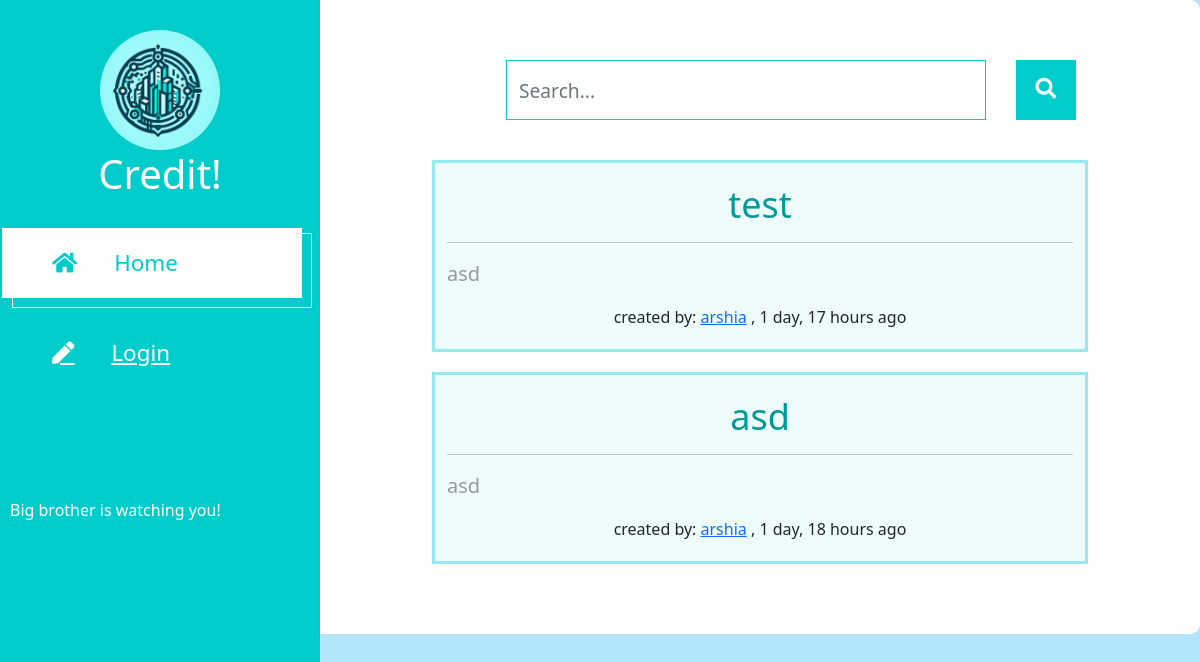
Before: / with the older database file.
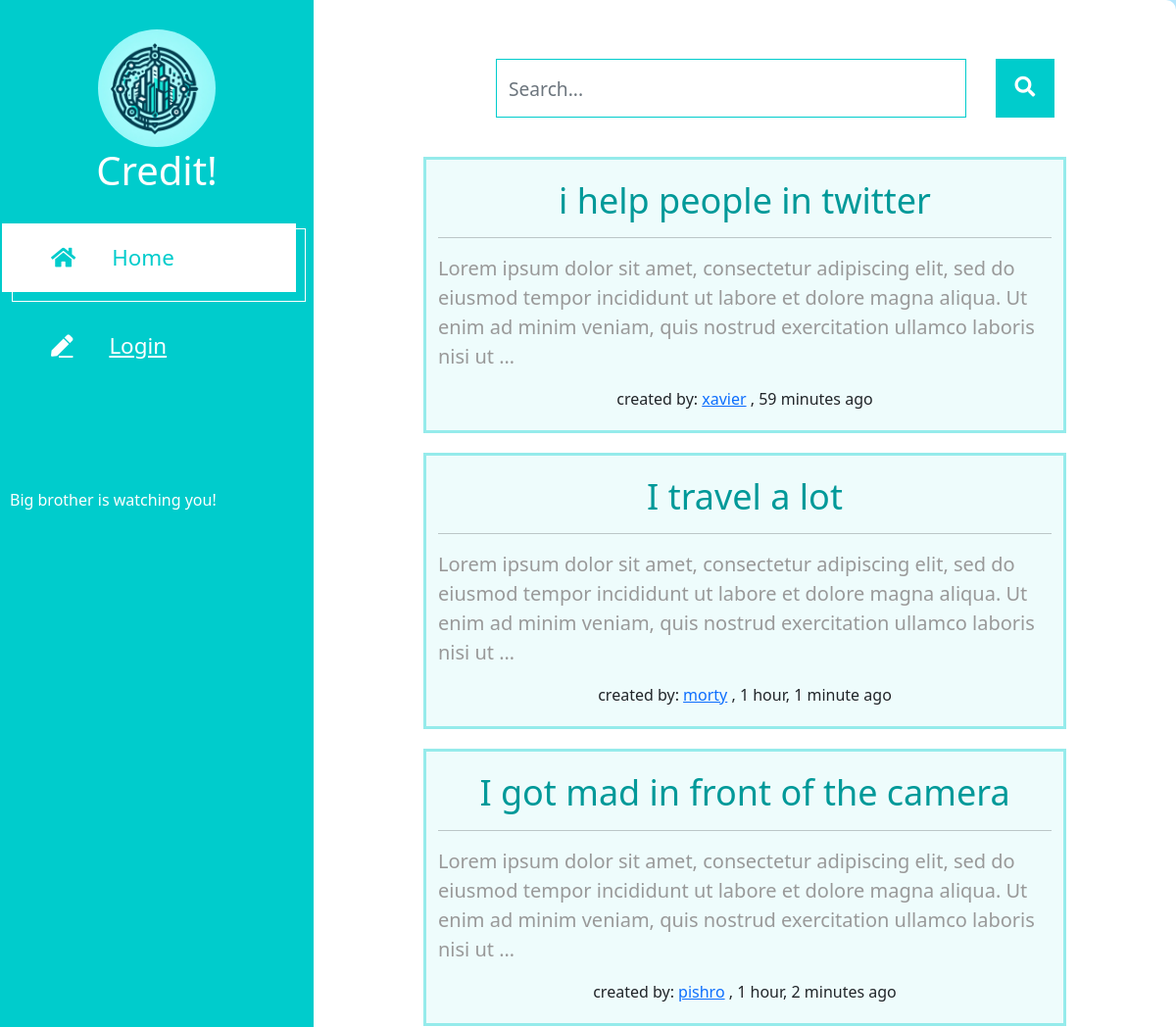
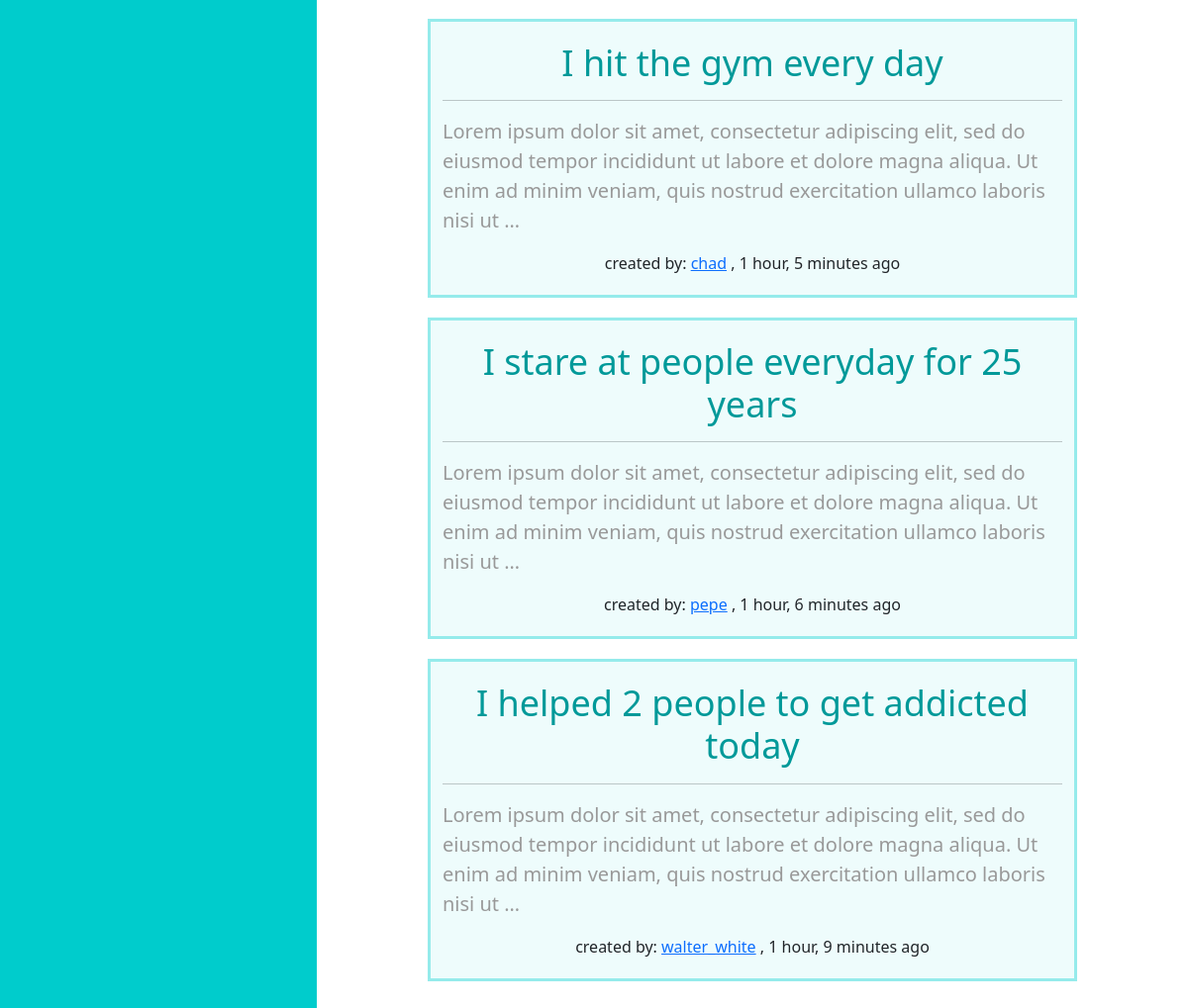
After: the same page with the newer database file (2 pictures, top to bottom).
### mainapp/models.py (models this page shows, shortened)
class post(models.Model):
    title = models.CharField(max_length=300)
    body = models.TextField()
    user = models.ForeignKey(User, on_delete=models.CASCADE)
    created = models.DateTimeField(auto_now_add=True)
    tags = models.ManyToManyField(tag, blank=True, null=True)
    class Meta:
        ordering = ['-created']

### mainapp/views.py (the view)
# urls.py: path('', view=views.home, name="home"),
def home(request):
    q = request.GET.get('q') if request.GET.get('q') != None else ''
    latest_posts = post.objects.filter(
        Q(title__icontains=q)|
        Q(user__username__icontains=q)
    )
    all_tags = tag.objects.all()
    context = {'posts': latest_posts, 'tags':all_tags}
    return render(request, 'home.html', context)

### templates/home.html (shortened to what this page needs)
	{% extends "base.html" %}
    {% load static %}
    {% block main %}
            <div class="row tm-row">
                <div class="col-12">
                    <form method="GET" class="form-inline tm-mb-40 tm-search-form">
                        <input name="q" class="form-control tm-search-input" name="query" type="text" placeholder="Search..." aria-label="Search">
                        <button class="tm-search-button" type="submit">
                            <i class="fas fa-search tm-search-icon" aria-hidden="true"></i>
                        </button>
                    </form>
                </div>
            </div>
            <div class="row tm-row">
                {% for post in posts %}
                <article style="margin-bottom: 20px;" class="col-12 tm-post my-card">
                    <a style="text-decoration: none;" href="{% url 'post' post.id %}" class="effect-lily tm-post-link">
                        <h1 class="tm-color-primary tm-post-title" style="font-size: 36px;">{{post.title}}</h1>
                    </a>
                    <hr>
                    <p class="tm-pt-10" style="font-size: 20px; text-align: left;">
                        {{post.body | truncatechars:200 }}
                    </p>
                    <div>
                        created by: <a href="{% url 'profile' post.user.username %}">{{post.user.username}}</a>
                        , {{ post.created|timesince }} ago
                    </div>
                </article>
                {% endfor %}
            </div>
    {% endblock main %}

### templates/base.html (shortened to what this page needs)
{% load static %}
<!DOCTYPE html>
<html>
    <head>
        <link rel="stylesheet" href="{% static 'fontawesome/css/all.min.css' %}">
        <link href="{% static 'bootstrap.min.css' %}" rel="stylesheet">
        <link href="{% static 'templatemo-xtra-blog.css' %}" rel="stylesheet">
    <link
      href="https://cdn.jsdelivr.net/npm/bootstrap@5.0.0-alpha1/dist/css/bootstrap.min.css"
      rel="stylesheet"
    />
    <link
      href="https://cdnjs.cloudflare.com/ajax/libs/font-awesome/4.7.0/css/font-awesome.min.css"
      rel="stylesheet"
    />
    </head>
    <body>
        {% include 'navbar.html' %}
        <div class="container-fluid" style="background-color: white;">
            <main class="tm-main" style="padding-top: 10px;">
<div class="form-signin w-100 m-auto text-center container tm-main">
        {% block main %}{% endblock main %}
        </main></div></div>
    </body>
</html>

### templates/navbar.html (shortened to what this page needs)
{% load static %}
<header class="tm-header" id="tm-header">
    <div class="tm-header-wrapper">
        <div class="tm-site-header">
                <img src="{% static 'logo.jpg' %}" alt="" style="border-radius: 100%;padding: 0 100px; width: 100%;">
            <h1 class="text-center">Credit!</h1>
        </div>
        <nav class="tm-nav" id="tm-nav">
            <ul>
                <li class="tm-nav-item active"><a href="{% url 'home' %}" class="tm-nav-link">
                    <i class="fas fa-home"></i>
                    Home
                </a></li>
                {% if request.user.is_authenticated %}
                <li class="tm-nav-item"><a href="{% url 'newPost' %}" class="tm-nav-link">
                    <i class="fas fa-pen"></i>
                    New Post
                </a></li>
                <li class="tm-nav-item"><a href="{% url 'edit_profile' request.user.username %}" class="tm-nav-link">
                    <i class="fas fa-pen"></i>
                    Edit Profile
                </a></li>
                <li class="tm-nav-item"><a href="{% url 'logout' %}" class="tm-nav-link">
                    <i class="far fa-comments"></i>
                    Logout
                </a></li>
                {% else %}
                <li class="tm-nav-item"><a href="{% url 'login' %}" class="tm-nav-link">
                    <i class="fas fa-pen"></i>
                    Login
                </a></li>
                {% endif %}
            </ul>
        </nav>
        <p class="tm-mb-80 pr-5 text-white" style="padding: 10px;">
            Big brother is watching you!
        </p>
    </div>
</header>

### statics/templatemo-xtra-blog.css (style rules this page uses)
html { overflow-x: hidden; }
body { margin: 0; padding: 0; font-family: 'Source Sans Pro', sans-serif; font-size: 19px; line-height: 2em; overflow-x: hidden; }
p, span { color: #999; }
hr { border-top-color: #CCC; margin-top: 10px; margin-bottom: 10px; }
.form-control::placeholder { color: #999; }
.tm-header { background-color: #0CC; color: white; position: fixed; top: 0; left: 0; bottom: 0; z-index: 100; width: 400px; overflow-y: visible; }
.tm-header-wrapper { overflow-y: scroll; scrollbar-width: none; -ms-overflow-style: none; padding: 0px; width: 100%; height: 100%; }
.tm-site-header { margin-top: 30px; margin-bottom: 30px; }
.tm-main { margin-left: 400px; padding: 50px 100px 25px; }
.tm-post { max-width: 470px; }
.tm-row { max-width: 980px; justify-content: space-between; }
.tm-nav { margin-bottom: 100px; }
.tm-nav-item { list-style: none; margin-bottom: 20px; }
.tm-nav-link { color: white; background-color: transparent; height: 70px; width: 100%; max-width: 300px; display: flex; align-items: center; font-size: 1.4rem; padding: 30px 0 30px 50px; }
.tm-nav-item:hover .tm-nav-link, .tm-nav-item.active .tm-nav-link { color: #0CC; background-color: white; text-decoration: none; }
.tm-nav ul { position: relative; }
.tm-nav-item:hover:after, .tm-nav-item.active:after { content: ''; width: 100%; max-width: 300px; height: 75px; display: block; border: 1px solid white; margin-left: 10px; margin-top: -65px; position: absolute; z-index: -1000; }
.tm-nav-link i { margin-right: 37px; }
ul { margin: 0; padding: 0; }
.tm-nav { margin-left: -30px; }
.tm-search-form { display: flex; align-items: center; justify-content: flex-end; }
.form-inline .form-control.tm-search-input { display: block; height: 60px; width: 480px; margin-right: 30px; border-radius: 0; border-color: #0CC; font-size: 1.2rem; }
.tm-search-button { width: 60px; height: 60px; border: none; background-color: #0CC; transition: all 0.3s ease; }
.tm-search-icon { color: white; font-size: 1.3rem; }
.tm-post-link { display: block; position: relative; cursor: pointer; }
.tm-post { margin-bottom: 75px; }
.tm-post-title { font-size: 1.7rem; transition: all 0.3s ease; }
.form-control { height: 45px; border-color: #0CC; border-radius: 0; }
.tm-mb-40 { margin-bottom: 40px; }
.tm-mb-80 { margin-bottom: 50px; }
.tm-color-primary, span.tm-color-primary { color: #099; }
@media (max-width: 1540px) { .tm-header { width: 320px; } }
@media (max-width: 1540px) { .tm-main { margin-left: 320px; width: calc(100% - 320px); } }
.my-card { padding: 20px 40px; max-width: 100%; border: 3px solid #00cccc60; background-color: #00cccc11; }

### templates/base.html (style rules this page uses)
body { background-color: #b3e5fc; border-radius: 10px; }

Changed rows visible on the page:
removed post: title "test", body "asd", user.username "arshia", created "1 day, 17 hours"
removed post: title "asd", body "asd", user.username "arshia", created "1 day, 18 hours"
added post: title "i help people in twitter", body "Lorem ipsum dolor sit amet, consectetur adipiscing elit, sed do eiusmod tempor incididunt ut labore et dolore magna aliqua. Ut enim ad minim veniam, quis nostrud exercitation ullamco laboris nisi ut …", user.username "xavier", created "59 minutes"
added post: title "I travel a lot", body "Lorem ipsum dolor sit amet, consectetur adipiscing elit, sed do eiusmod tempor incididunt ut labore et dolore magna aliqua. Ut enim ad minim veniam, quis nostrud exercitation ullamco laboris nisi ut …", user.username "morty", created "1 hour, 1 minute"
added post: title "I got mad in front of the camera", body "Lorem ipsum dolor sit amet, consectetur adipiscing elit, sed do eiusmod tempor incididunt ut labore et dolore magna aliqua. Ut enim ad minim veniam, quis nostrud exercitation ullamco laboris nisi ut …", user.username "pishro", created "1 hour, 2 minutes"
added post: title "I hit the gym every day", body "Lorem ipsum dolor sit amet, consectetur adipiscing elit, sed do eiusmod tempor incididunt ut labore et dolore magna aliqua. Ut enim ad minim veniam, quis nostrud exercitation ullamco laboris nisi ut …", user.username "chad", created "1 hour, 5 minutes"
added post: title "I stare at people everyday for 25 years", body "Lorem ipsum dolor sit amet, consectetur adipiscing elit, sed do eiusmod tempor incididunt ut labore et dolore magna aliqua. Ut enim ad minim veniam, quis nostrud exercitation ullamco laboris nisi ut …", user.username "pepe", created "1 hour, 6 minutes"
added post: title "I helped 2 people to get addicted today", body "Lorem ipsum dolor sit amet, consectetur adipiscing elit, sed do eiusmod tempor incididunt ut labore et dolore magna aliqua. Ut enim ad minim veniam, quis nostrud exercitation ullamco laboris nisi ut …", user.username "walter_white", created "1 hour, 9 minutes"
